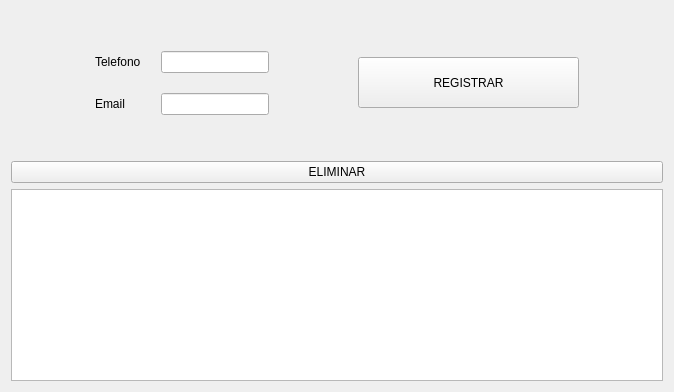
               <widget class="QWidget" name="pagina_contacto">
                <layout class="QVBoxLayout" name="verticalLayout_7">
                 <item>
                  <spacer name="verticalSpacer_17">
                   <property name="orientation">
                    <enum>Qt::Vertical</enum>
                   </property>
                   <property name="sizeHint" stdset="0">
                    <size>
                     <width>20</width>
                     <height>40</height>
                    </size>
                   </property>
                  </spacer>
                 </item>
                 <item>
                  <layout class="QHBoxLayout" name="horizontalLayout_25">
                   <item>
                    <spacer name="horizontalSpacer_37">
                     <property name="orientation">
                      <enum>Qt::Horizontal</enum>
                     </property>
                     <property name="sizeHint" stdset="0">
                      <size>
                       <width>40</width>
                       <height>20</height>
                      </size>
                     </property>
                    </spacer>
                   </item>
                   <item>
                    <layout class="QHBoxLayout" name="horizontalLayout_26">
                     <property name="spacing">
                      <number>20</number>
                     </property>
                     <item>
                      <layout class="QVBoxLayout" name="verticalLayout_40">
                       <item>
                        <widget class="QLabel" name="label_37">
                         <property name="minimumSize">
                          <size>
                           <width>0</width>
                           <height>0</height>
                          </size>
                         </property>
                         <property name="text">
                          <string>Telefono</string>
                         </property>
                        </widget>
                       </item>
                       <item>
                        <widget class="QLabel" name="label_38">
                         <property name="minimumSize">
                          <size>
                           <width>0</width>
                           <height>0</height>
                          </size>
                         </property>
                         <property name="text">
                          <string>Email</string>
                         </property>
                        </widget>
                       </item>
                      </layout>
                     </item>
                     <item>
                      <layout class="QVBoxLayout" name="verticalLayout_41">
                       <item>
                        <widget class="QLineEdit" name="entry_telefonoContac">
                         <property name="minimumSize">
                          <size>
                           <width>0</width>
                           <height>0</height>
                          </size>
                         </property>
                        </widget>
                       </item>
                       <item>
                        <widget class="QLineEdit" name="entry_emailContac">
                         <property name="minimumSize">
                          <size>
                           <width>0</width>
                           <height>0</height>
                          </size>
                         </property>
                        </widget>
                       </item>
                      </layout>
                     </item>
                    </layout>
                   </item>
                   <item>
                    <spacer name="horizontalSpacer_38">
                     <property name="orientation">
                      <enum>Qt::Horizontal</enum>
                     </property>
                     <property name="sizeHint" stdset="0">
                      <size>
                       <width>40</width>
                       <height>20</height>
                      </size>
                     </property>
                    </spacer>
                   </item>
                   <item>
                    <layout class="QVBoxLayout" name="verticalLayout_42">
                     <item>
                      <widget class="QPushButton" name="btn_registrarContac">
                       <property name="minimumSize">
                        <size>
                         <width>221</width>
                         <height>51</height>
                        </size>
                       </property>
                       <property name="text">
                        <string>REGISTRAR</string>
                       </property>
                      </widget>
                     </item>
                    </layout>
                   </item>
                   <item>
                    <spacer name="horizontalSpacer_39">
                     <property name="orientation">
                      <enum>Qt::Horizontal</enum>
                     </property>
                     <property name="sizeHint" stdset="0">
                      <size>
                       <width>40</width>
                       <height>20</height>
                      </size>
                     </property>
                    </spacer>
                   </item>
                  </layout>
                 </item>
                 <item>
                  <spacer name="verticalSpacer_18">
                   <property name="orientation">
                    <enum>Qt::Vertical</enum>
                   </property>
                   <property name="sizeHint" stdset="0">
                    <size>
                     <width>20</width>
                     <height>40</height>
                    </size>
                   </property>
                  </spacer>
                 </item>
                 <item>
                  <widget class="QPushButton" name="btn_eliminarContac">
                   <property name="minimumSize">
                    <size>
                     <width>652</width>
                     <height>18</height>
                    </size>
                   </property>
                   <property name="text">
                    <string>ELIMINAR</string>
                   </property>
                  </widget>
                 </item>
                 <item>
                  <widget class="QTableWidget" name="tabla_contacto">
                   <property name="minimumSize">
                    <size>
                     <width>0</width>
                     <height>0</height>
                    </size>
                   </property>
                  </widget>
                 </item>
                </layout>
               </widget>
